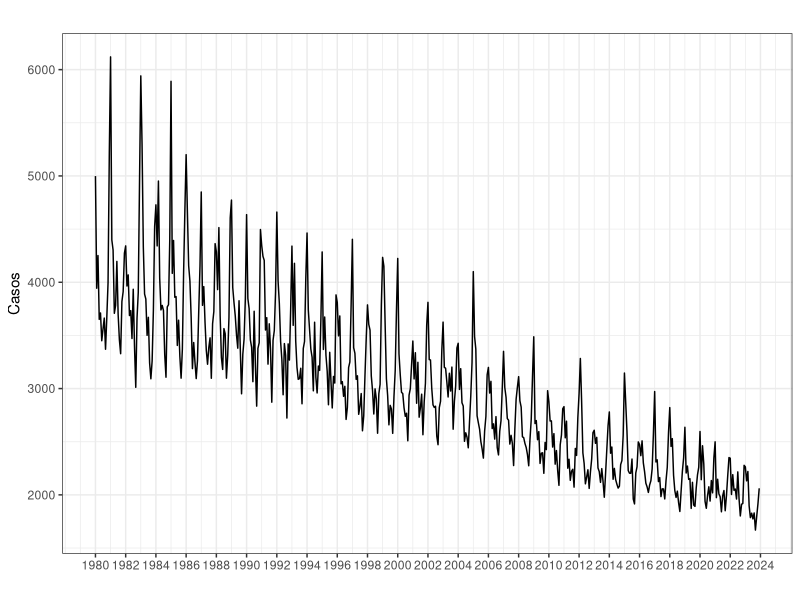
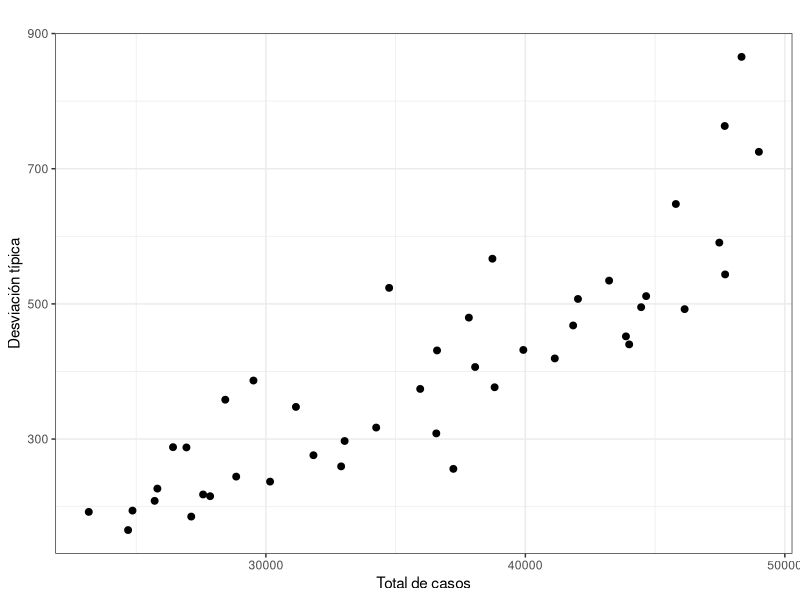
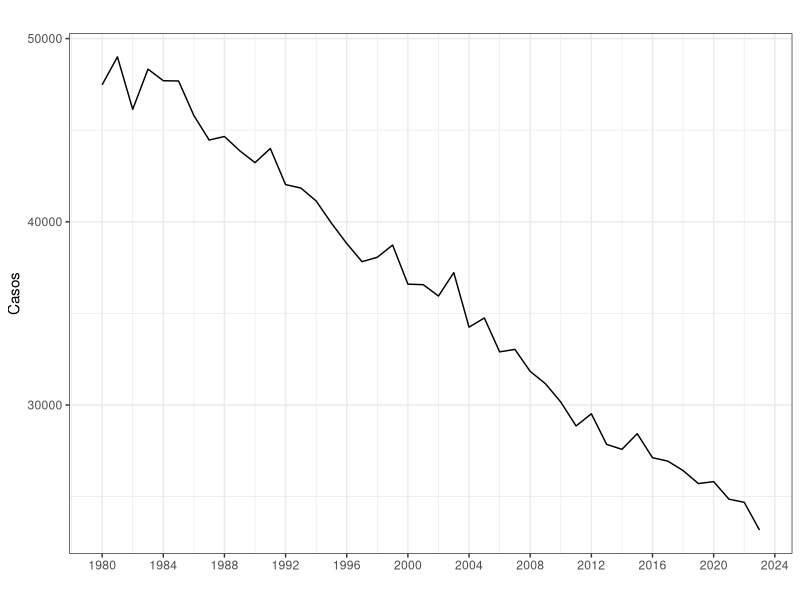
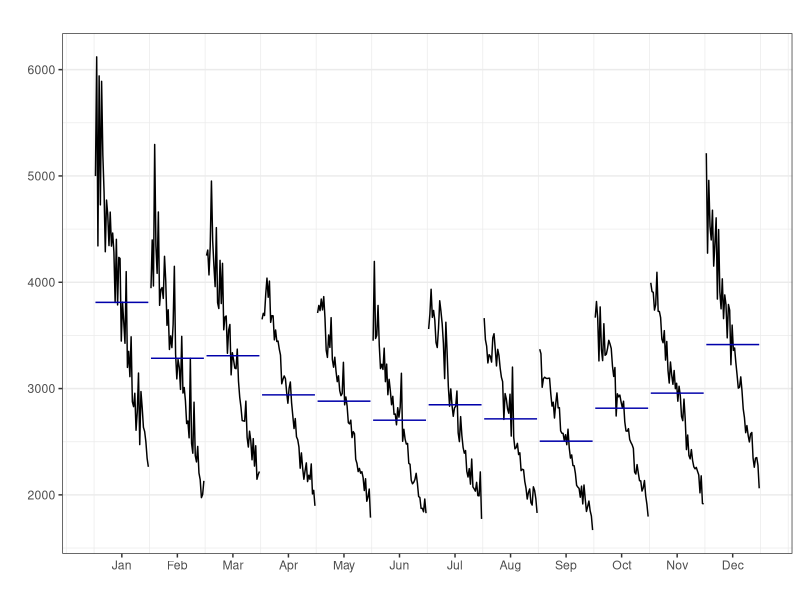
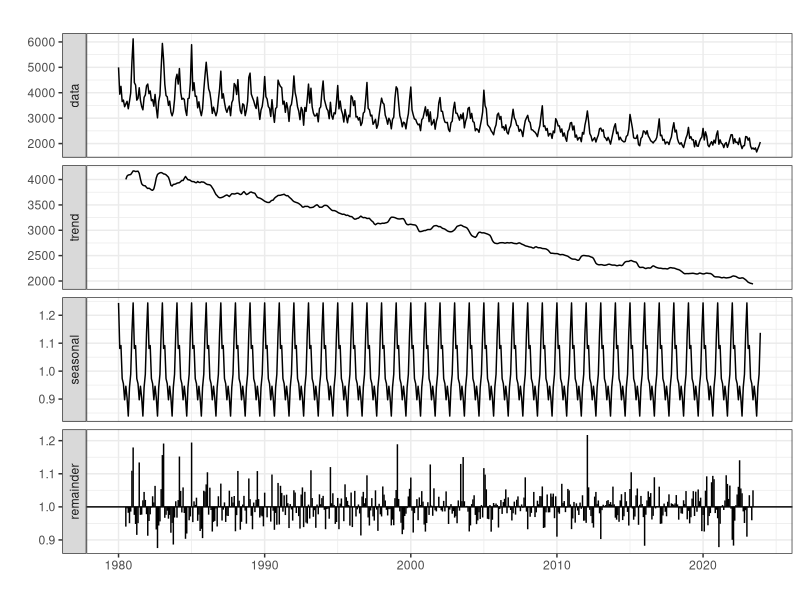
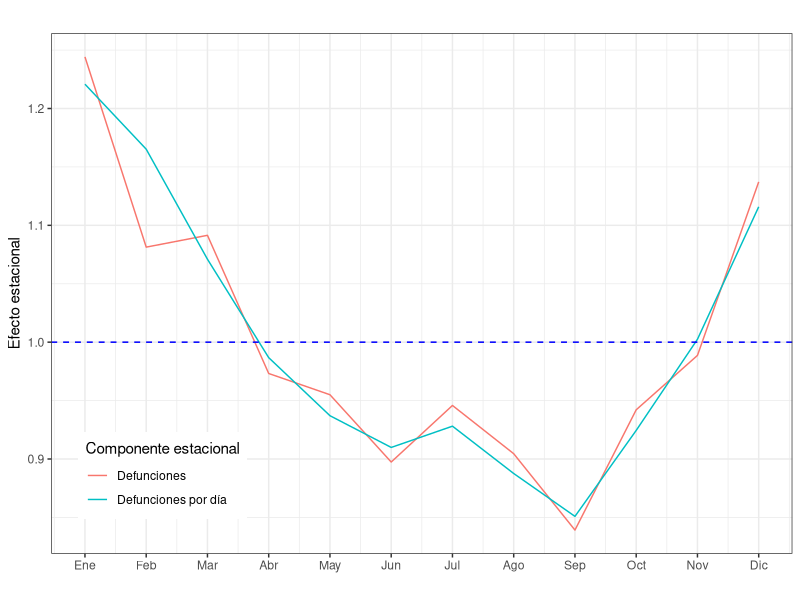
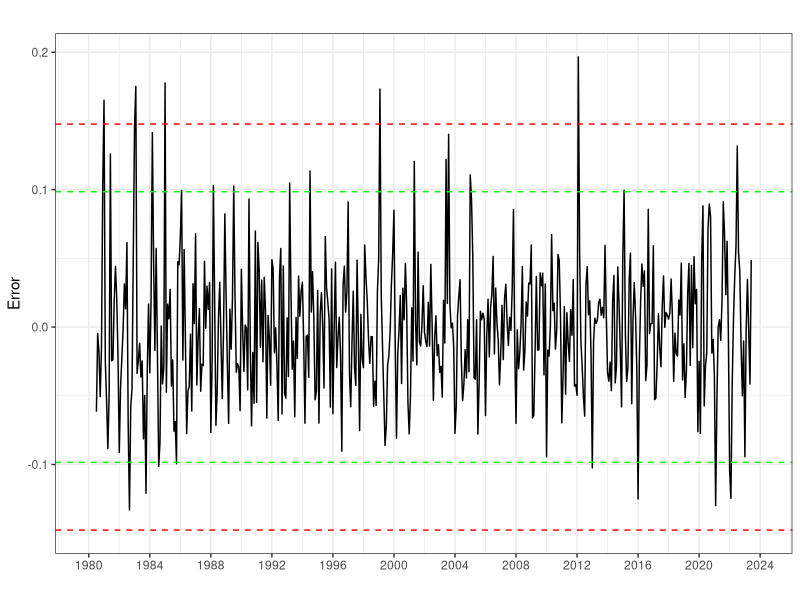
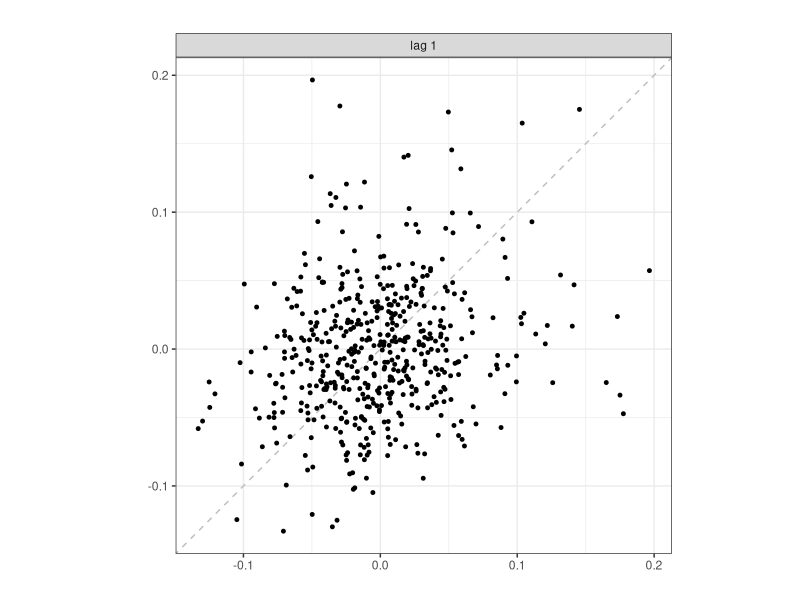

Here is the R script that generated these plots, in order:
## ---- chunk 1
#| label: chunk_setup
#| echo: false
knitr::opts_chunk$set(warning = FALSE, 
                      message = FALSE, 
                      comment = "",
                      fig.align = "center", 
                      fig.show = "hold",
                      fig.height = 4,
                      fig.width = 8,
                      out.width = "80%") 
## ---- chunk 2
#| label: librerias
#| echo: false
library(forecast)
library(ggplot2); theme_set(theme_bw())
## ---- chunk 3
DefEnfCer <- read.csv2("./series/Enfermedades cerebrovasculares.csv", 
                       header = TRUE)

DefEnfCer <- ts(DefEnfCer[,2], 
                start = 1980,
                freq = 12)
## ---- chunk 4
#| label: fig-ECB
#| fig-cap: "Defunciones causadas por enfermedades cerebrovasculares"
autoplot(DefEnfCer,
         xlab = "",
         ylab = "Casos",
         main = "") +
  scale_x_continuous(breaks= seq(1980, 2024, 2)) 
## ---- chunk 5
#| label: fig-ECBEsquema
#| fig-cap: "Análisis del tipo de esquema"
CasosAnual = aggregate(DefEnfCer, FUN = sum)
DesviacionAnual = aggregate(DefEnfCer, FUN = sd)

ggplot() +
  geom_point(aes(x = CasosAnual, y = DesviacionAnual), size = 2) +
  xlab("Total de casos") + 
  ylab("Desviación típica") + 
  ggtitle("") 
## ---- chunk 6
#| label: fig-ECBTendencia
#| fig-cap: "Tendencia de las defunciones anuales causadas por enfermedades cerebrovasculares"
autoplot(CasosAnual,
         xlab = "",
         ylab = "Casos",
         main = "") +
  scale_x_continuous(breaks= seq(1980, 2024, 4)) 
## ---- chunk 7
#| label: fig-ECBEstacional
#| fig-cap: "Gráfico estacional: defunciones por enfermedades cerebrovasculares"
ggsubseriesplot(DefEnfCer, 
             xlab = "",
             ylab = "",
             main = "") +
  guides(colour=FALSE)
## ---- chunk 8
#| label: fig-ECBDescomposicion
#| fig-cap: "Descomposición multiplicativa por medias móviles"
#| fig-height: 7
DefEnfCerDesMul <- decompose(DefEnfCer, 
                             type = "mult")
autoplot(DefEnfCerDesMul,
         xlab = "",
         main = "")
## ---- chunk 9
round(DefEnfCerDesMul$figure, 2)
## ---- chunk 10
#| label: fig-ECBEstacional2
#| fig-cap: "Componente estacional de defunciones por enf. cerebrovasculares"
DefEnfCerDiaDesMul <- decompose(DefEnfCer/monthdays(DefEnfCer), 
                                type = "mult")

ggplot() +
  geom_line(aes(x = 1:12, y = DefEnfCerDesMul$figure, colour = "black")) + 
  geom_line(aes(x = 1:12, y = DefEnfCerDiaDesMul$figure, colour = "red")) + 
  geom_hline(yintercept = 1, colour = "blue", lty = 2) +
  ggtitle("") +
  xlab("") +
  ylab("Efecto estacional") +
  scale_x_continuous(breaks= 1:12, 
                     labels = c("Ene", "Feb", "Mar", "Abr", "May", "Jun", 
                                "Jul", "Ago", "Sep", "Oct", "Nov", "Dic")) +
  scale_color_discrete(name = "Componente estacional", 
                       labels = c("Defunciones", "Defunciones por día")) +
  theme(legend.position=c(0.15,0.15))
## ---- chunk 11
#| label: fig-ECBError
#| fig-cap: "Error + Intervención"
error <- log(remainder(DefEnfCerDesMul))

sderror <- sd(error, na.rm = TRUE)

autoplot(error,
         xlab = "",
         ylab = "Error",
         main = "",
         colour = "black") +
  geom_hline(yintercept = c(3, 2, -2, -3)*sderror, 
             colour = c("red", "green", "green", "red"),
             lty = 2) + 
  scale_x_continuous(breaks= seq(1980, 2024, 4)) 

fechas <- format(seq(as.Date("1980-01-01"), as.Date("2023-12-01"), "month"), "%Y-%m")
fechas[abs(error) > 3 * sderror]
## ---- chunk 12
atipicos <- tsoutliers(error)
fechas[atipicos$index]
## ---- chunk 13
#| label: fig-ECBIncorrelacion
#| fig-height: 4
#| fig-cap: "Análisis de la incorrelación"
gglagplot(error, 
          lags = 1, 
          do.lines = FALSE, 
          colour = FALSE, 
          main = "")
## ---- chunk 14
#| label: fig-ECBHomocedasticidad
#| fig-cap: "Análisis de homocedasticidad"
DesviacionAnual = aggregate(error, FUN = sd)
ggplot() +
  geom_point(aes(x = time(DesviacionAnual), y = DesviacionAnual), size = 2) +
  ggtitle("") +
  xlab("") +
  ylab("Desviación estándar del error") 
